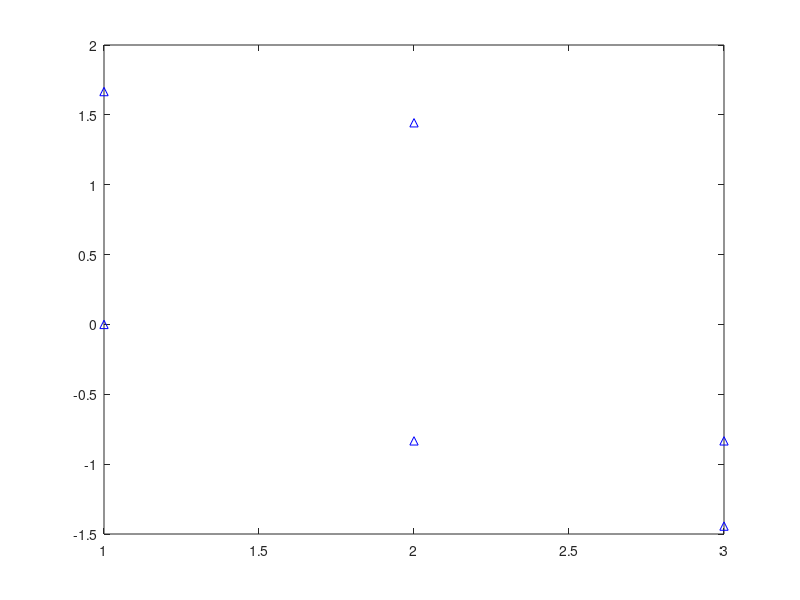

Reproduce this figure in MATLAB. (Note: this script raises an error after producing the figure.)
global m; global G;

%Lagrange's Equilatetal Triangular Solutions
% x_init = [-0.0833 0.7217 ; -0.5833 -0.1443 ; 0.4167 -0.1443];
% v_init = [-2.7678 0.7959 ; -0.6464 -0.4289 ; -0.6464 2.0206];

% %Ana Hudomal 16p
% %butterfly 1
% % dx0 = 0.30689; dy0 = 1.2551;
% %butterfly 2
% % dx0 = 0.39295; dy0 = 0.09758;
% %bumblebee
% % dx0 = 0.18428; dy0 = 0.58719;
% x_init = [-1 0;1 0; 0 0]; 
% v_init = [dx0 dy0; dx0 dy0; -2*dx0 -2*dy0]; 
% m = [1 1 1];

% %Xiaoming Lia , Shijun Liao. December 2017 
% I.A_{100}^{i.c.}
% v_1 = 0.0670760777;
% v_2 = 0.5889627892;
%I.A_{77}^{i.c.}
% v_1 = 0.4159559963;
% v_2 = 0.2988672319;
%I.B_{102}^{i.c.}
% v_1 = 0.4784306757;
% v_2 = 0.3771895698;
%II.C_{156}^{i.c.}
% v_1 = 0.3231926176;
% v_2 = 0.3279135713;
% 
% x_init = [-1 0 ; 1 0; 0 0];
% v_init = [v_1 v_2; v_1 v_2; -2*v_1 -2*v_2];
% m = [1, 1, 1];

%lagrange equliteral triangular solution
x_init = 1/1.2* [0 2; sqrt(3) -1 ; -sqrt(3) -1];
% v_init = [0 -sqrt(3); -3/2 sqrt(3)/2; 3/2 sqrt(3)/2];
v_init = [-3/2 sqrt(3)/2 ; 3/2 sqrt(3)/2 ; 0 -sqrt(3)];

plot(x_init, 'b^')

m = [1, 1, 1];


G = 3;
init = [x_init v_init]';
init = init(:)';

E = 0;
for i = 0:2
    j = mod(i,3)+1;
    k = mod(i+1,3)+1;
    E = E + 1/2*m(j)*norm(v_init(j,:))^2 ...
        - G*m(j)*m(k)/norm(x_init(j,:)-x_init(k,:));
end

syms('x_sym', [3 4]);
assume(x_sym, 'real')

T_sym = E;
for i = 0:2
    j = mod(i,3)+1;
    k = mod(i+1,3)+1;
    T_sym = T_sym + G * m(j) * m(k) / norm(x_sym(j,1:2)-x_sym(k,1:2));
end

T_sym_diff = 0;
for i = 0:2
    j = mod(i,3)+1;
    k = mod(i+1,3)+1;
    T_sym_diff = T_sym_diff + G * m(j) * m(k) * dot(x_sym(j,1:2)-x_sym(k,1:2),x_sym(j,3:4)-x_sym(k,3:4)) ...
                                / norm(x_sym(j,1:2)-x_sym(k,1:2))^2 ;
end

global GE;
GE{3, 2} = [];
ge{3, 2} = [];
for i = 1:3
    for j = 1:2
        ge{i, j} = 0;
        for k = 1:3
            for l = 1:2
                ge{i, j} = ge{i, j}  - diff(T_sym, x_sym(k,l))*x_sym(k,l+2)*x_sym(i,j+2) ...
                    + 1/(2*T_sym)*diff(T_sym, x_sym(i,j))*x_sym(k,l+2)^2;
            end
        end
        GE{i,j} = @(x) eval(subs(ge{i,j}, x_sym, reshape(x,[4,3])'));
    end
end



global GEt;
GEt{3,2} = [];
get{3,2} = [];
for i = 1:3
    for j = 1:2
         get{i,j} = T_sym_diff / T_sym * x_sym(i,j+2);
         for k = 1:3
             for l = 1:2
                get{i,j} = get{i,j} - 1/T_sym * diff(T_sym,x_sym(k,l)) * x_sym(k,l+2) * x_sym(i,j+2) ...
                    + 1/(2*T_sym) * diff(T_sym,x_sym(i,j)) * x_sym(k,l+2)^2;
             end
         end
         GEt{i,j} = @(x) eval(subs(get{i,j}, x_sym, reshape(x,[4,3])'));
    end
end

global EL;
EL{3, 2} = [];
el{3, 2} = [];
for i = 1:3 %particles' index
    next_1 = mod(i, 3)+1; 
    next_2 = mod(i+1, 3)+1;
    r1_sq = (x_sym(i, 1) - x_sym(next_1, 1)).^2+(x_sym(i, 2)-(x_sym(next_1, 2))).^2;
    r2_sq = (x_sym(i, 1) - x_sym(next_2, 1)).^2+(x_sym(i, 2)-(x_sym(next_2, 2))).^2;
    for j = 1:2 % x, y 
        el{i, j} = - G*m(next_1)*(x_sym(i, j) - x_sym(next_1, j))/(r1_sq.^(1.5))...
                   - G*m(next_2)*(x_sym(i, j) - x_sym(next_2, j))/(r2_sq.^(1.5));
        EL{i, j} = @(x) eval(subs(el{i,j}, x_sym, reshape(x, [4, 3])'));
    end
end


dt = 1/20;
cycle = 10;
% clear("X")
clear("Xt")
% clear("P")

% X(1, :) = init;
Xt(1, :) = init;
% P(1, :) = init;


while(1)
    for i = 1:cycle
        % X(i+1, :) = RK4(X(i, :), @g, dt);
        Xt(i+1, :) = RK4(Xt(i, :), @g_t, dt);
        % P(i+1, :) = RK4(P(i, :), @eulagrange, dt);
    end
    hold off;
    hold on;
    % plot(X(:, 1),X(:, 2), 'r-');
    % plot(X(:, 5),X(:, 6), 'g-');
    % plot(X(:, 9),X(:, 10), 'b-');

    plot(Xt(:, 1),Xt(:, 2), 'y-');
    plot(Xt(:, 5),Xt(:, 6), 'm-');
    plot(Xt(:, 9),Xt(:, 10), 'c-');

    % plot(P(:, 1),P(:, 2), 'k:');
    % plot(P(:, 5),P(:, 6), 'k:');
    % plot(P(:, 9),P(:, 10), 'k:');

    % X(1, :) = X(cycle+1, :);
    Xt(1, :) = Xt(cycle+1, :);
    % P(1, :) = P(cycle+1, :);
    pause(0.1);

end

function dxdt = g(x) 
    global GE; 
    dxdt = zeros(size(x));
    for i = 1:3
        for j = 1:2
             dxdt((i-1)*4+j) = x((i-1)*4+j+2);
             dxdt((i-1)*4+j+2) = GE{i,j}(x);
        end
    end
end

function dxdt_t = g_t(x) 
    global GEt; 
    dxdt_t = zeros(size(x));
    for i = 1:3
        for j = 1:2
             dxdt_t((i-1)*4+j) = x((i-1)*4+j+2);
             dxdt_t((i-1)*4+j+2) = GEt{i,j}(x);
        end
    end
end

function slope = eulagrange(x)
    global EL;
    slope = zeros(size(x));
    for i = 1:3
        for j = 1:2
            slope((i-1)*4+j) = x((i-1)*4+j+2);
            slope((i-1)*4+j+2) = EL{i,j}(x);
        end
    end
end

function next_pos = RK4(curr_pos, func, dt)
    k1 = func(curr_pos(:));
    k2 = func(curr_pos(:) + k1*dt/2); 
    k3 = func(curr_pos(:) + k2*dt/2); 
    k4 = func(curr_pos(:) + k3*dt); 
    next_pos = curr_pos(:) + (k1 + 2*k2 + 2*k3 + k4)*dt/6;
end



